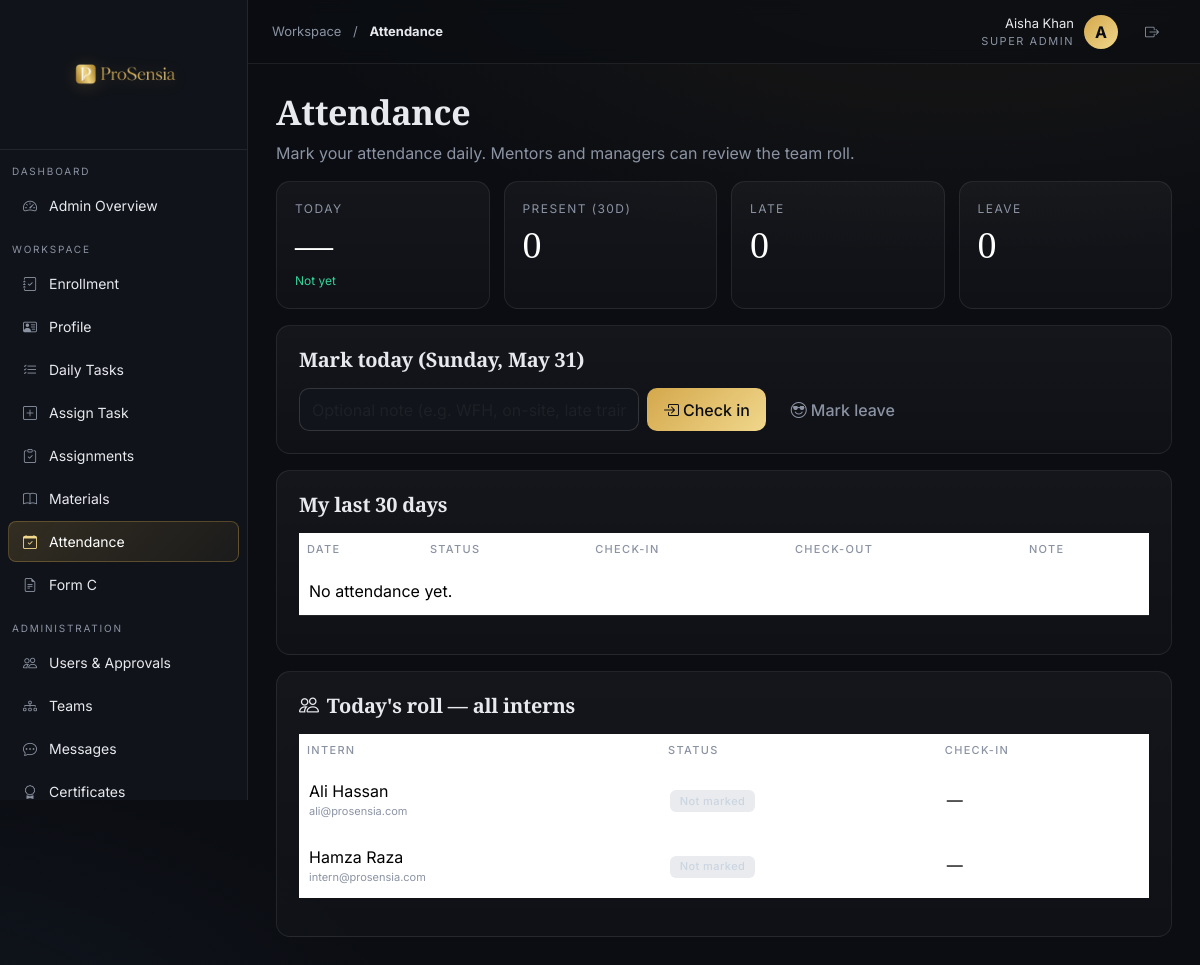
Before: /shared/attendance.php (signed in) with the older database file.
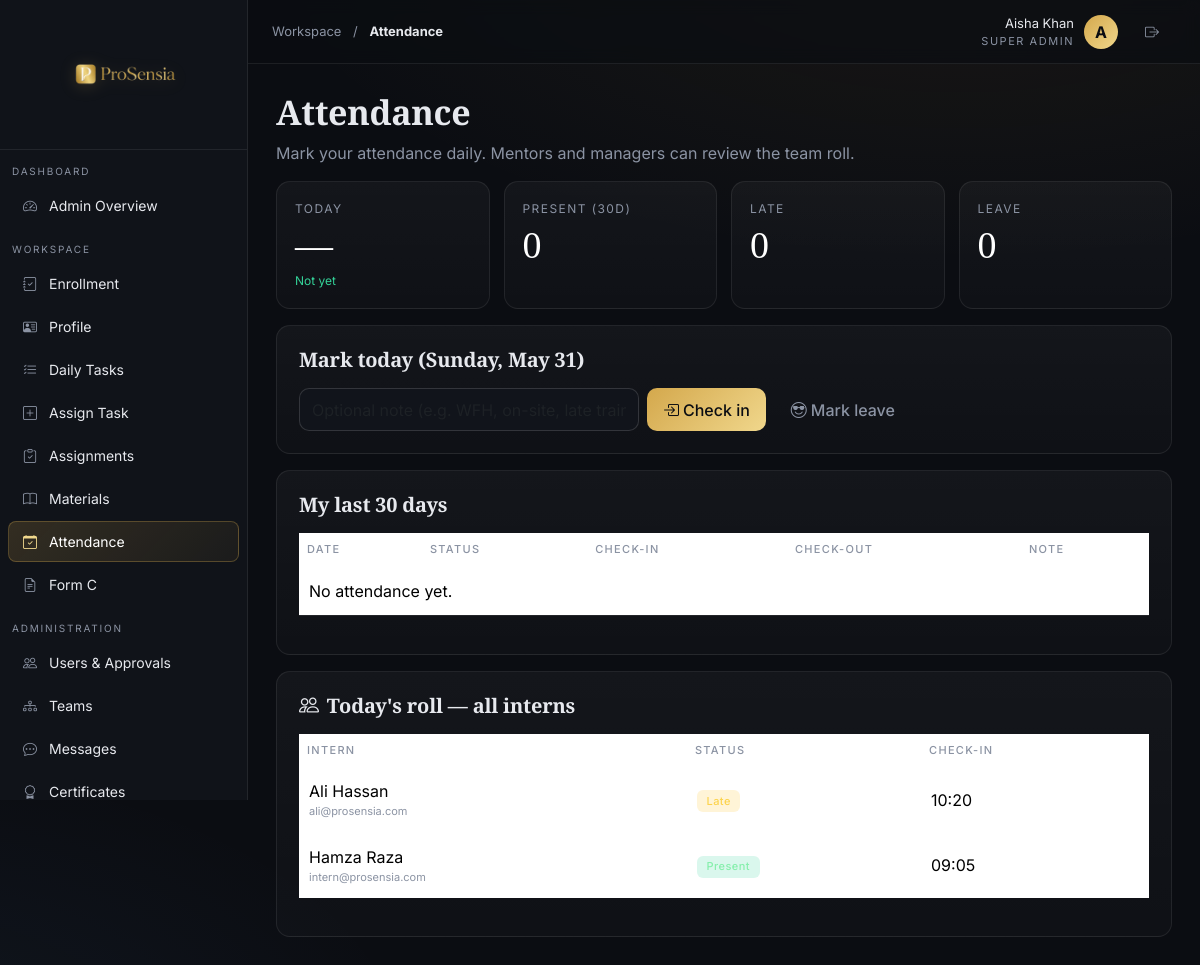
After: the same page with the newer database file.
### tables this page shows
CREATE TABLE users (
  id INT AUTO_INCREMENT PRIMARY KEY,
  name VARCHAR(120) NOT NULL,
  email VARCHAR(160) NOT NULL UNIQUE,
  password VARCHAR(255) NOT NULL,
  role ENUM('super_admin','management','mentor','intern') NOT NULL,
  status ENUM('pending','active','inactive','rejected') DEFAULT 'pending',
  created_at TIMESTAMP DEFAULT CURRENT_TIMESTAMP
);

CREATE TABLE attendance (
  id INT AUTO_INCREMENT PRIMARY KEY,
  user_id INT NOT NULL,
  team_id INT NULL,
  marked_on DATE NOT NULL,
  status ENUM('present','late','absent','leave') DEFAULT 'present',
  check_in TIME NULL, check_out TIME NULL,
  note VARCHAR(200),
  UNIQUE KEY uniq_day(user_id, marked_on),
  FOREIGN KEY (user_id) REFERENCES users(id) ON DELETE CASCADE,
  FOREIGN KEY (team_id) REFERENCES teams(id) ON DELETE SET NULL
);

### includes/auth.php (called while the page is built, shortened)
<?php
function current_user() { return $_SESSION['user'] ?? null; }
function e($s) { return htmlspecialchars((string)$s, ENT_QUOTES, 'UTF-8'); }

### shared/attendance.php (the view, shortened to what this page needs)
<?php
require __DIR__ . '/../includes/header.php';
$uid=$user['id']; $role=$user['role'];
$today=date('Y-m-d');
$t=$pdo->prepare('SELECT * FROM attendance WHERE user_id=? AND marked_on=?'); $t->execute([$uid,$today]); $mine=$t->fetch();
$hist=$pdo->prepare('SELECT * FROM attendance WHERE user_id=? ORDER BY marked_on DESC LIMIT 30'); $hist->execute([$uid]);
$mine_hist=$hist->fetchAll();
$present=array_sum(array_map(fn($r)=>$r['status']==='present'?1:0,$mine_hist));
$late=array_sum(array_map(fn($r)=>$r['status']==='late'?1:0,$mine_hist));
$leave=array_sum(array_map(fn($r)=>$r['status']==='leave'?1:0,$mine_hist));
?>
<h1 class="serif" style="font-size:34px">Attendance</h1>
<p class="muted">Mark your attendance daily. Mentors and managers can review the team roll.</p>
<div class="stat-row mb-3">
  <div class="glass kpi"><div class="label">Today</div><div class="value"><?= $mine ? ucfirst($mine['status']) : '—' ?></div><div class="delta"><?= $mine && $mine['check_in'] ? 'In '.$mine['check_in'] : 'Not yet' ?></div></div>
  <div class="glass kpi"><div class="label">Present (30d)</div><div class="value"><?= $present ?></div></div>
  <div class="glass kpi"><div class="label">Late</div><div class="value"><?= $late ?></div></div>
  <div class="glass kpi"><div class="label">Leave</div><div class="value"><?= $leave ?></div></div>
</div>
<div class="glass card-pad mb-3">
  <h5 class="serif mb-3">Mark today (<?= e(date('l, M j')) ?>)</h5>
  <form method="post" class="d-flex flex-wrap gap-2">
    <input class="form-control" name="note" placeholder="Optional note (e.g. WFH, on-site, late train)" style="max-width:340px">
    <?php if(!$mine || $mine['status']==='leave'): ?>
      <button class="btn btn-primary" name="action" value="check_in"><i class="bi bi-box-arrow-in-right me-1"></i>Check in</button>
    <?php else: ?>
      <button class="btn btn-outline-light" name="action" value="check_out" <?= $mine['check_out']?'disabled':'' ?>><i class="bi bi-box-arrow-right me-1"></i><?= $mine['check_out']?'Checked out at '.substr($mine['check_out'],0,5):'Check out' ?></button>
    <?php endif; ?>
    <button class="btn btn-ghost" name="action" value="leave"><i class="bi bi-emoji-sunglasses me-1"></i>Mark leave</button>
  </form>
</div>
<div class="glass card-pad">
  <h5 class="serif mb-3">My last 30 days</h5>
  <div class="table-wrap">
  <table class="table table-hover">
    <thead><tr><th>Date</th><th>Status</th><th>Check-in</th><th>Check-out</th><th>Note</th></tr></thead>
    <tbody>
    <?php if(!$mine_hist): ?><tr><td colspan="5" class="muted">No attendance yet.</td></tr><?php endif; ?>
    </tbody>
  </table>
  </div>
</div>
<?php if (in_array($role,['mentor','management','super_admin'],true)):
  $team = $pdo->query("SELECT u.name, u.email, a.marked_on, a.status, a.check_in FROM users u
                       LEFT JOIN attendance a ON a.user_id=u.id AND a.marked_on='".date('Y-m-d')."'
                       WHERE u.role='intern' AND u.status='active' ORDER BY u.name")->fetchAll();
?>
<div class="glass card-pad mt-3">
  <h5 class="serif mb-3"><i class="bi bi-people me-2"></i>Today's roll — all interns</h5>
  <div class="table-wrap">
  <table class="table table-hover">
    <thead><tr><th>Intern</th><th>Status</th><th>Check-in</th></tr></thead>
    <tbody>
    <?php foreach($team as $r): ?>
      <tr><td><?= e($r['name']) ?><div class="muted" style="font-size:11px"><?= e($r['email']) ?></div></td>
        <td><?php if($r['status']): ?><span class="badge <?= ['present'=>'b-success','late'=>'b-warning','leave'=>'b-info','absent'=>'b-danger'][$r['status']]??'b-muted' ?>"><?= e(ucfirst($r['status'])) ?></span><?php else: ?><span class="badge b-muted">Not marked</span><?php endif; ?></td>
        <td class="muted"><?= e($r['check_in'] ? substr($r['check_in'],0,5) : '—') ?></td></tr>
    <?php endforeach; ?>
    </tbody>
  </table>
  </div>
</div>
<?php endif; ?>
<?php require __DIR__ . '/../includes/footer.php'; ?>

Changed rows visible on the page:
no longer on this page (row unchanged): users: name "Ali Hassan", email "ali@prosensia.com", shows "Not marked", check_in "—"
no longer on this page (row unchanged): users: name "Hamza Raza", email "intern@prosensia.com", shows "Not marked", check_in "—"
added attendance: user.name "Ali Hassan", user.email "ali@prosensia.com", status "Late", check_in "10:20"
added attendance: user.name "Hamza Raza", user.email "intern@prosensia.com", status "Present", check_in "09:05"
